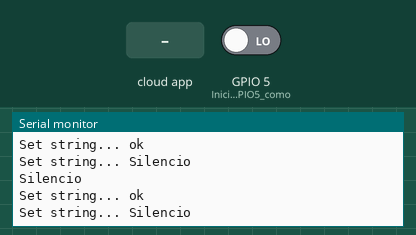
The sketch below on a simulated ESP8266 (NodeMCU). On the bench: the last lines printed to the serial monitor. The test bench sets the inputs (shaded band); at power-on: GPIO 5 (Inicializamos_GPIO5_como) LOW. WiFi joins after 1.5 s; servers stay silent unless stated; the Firebase database answers and starts empty.

Above: at 2.7 s.
2.8 s: GPIO 5 (Inicializamos_GPIO5_como) driven HIGH
At 3.8 s:
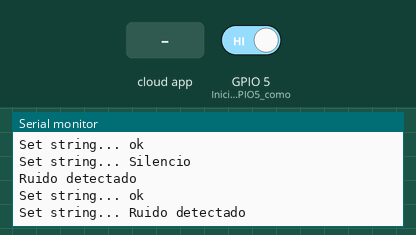
4.9 s: the phone or cloud app sets estado to 0
At 5.4 s:
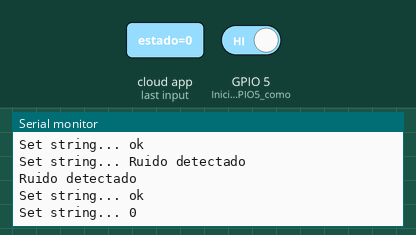
6.5 s: the phone or cloud app sets estado to 1
At 7.0 s:
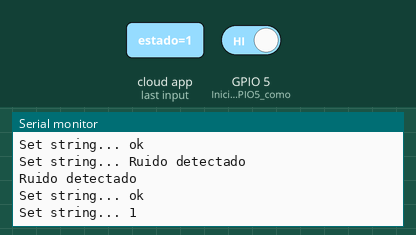

The sketch:

sonido.ino
```cpp
#include <ESP8266WiFi.h> // Conexion del NodeMCU a la red Wifi Local
#include <WiFiClient.h>   // Configurar NodeMCU cliente
#include <ESP8266HTTPClient.h> //Funciones enviar request POST o GET  Cliente
#if defined(ESP32)
#include <WiFi.h>
#elif defined(ESP8266)
#include <FirebaseESP8266.h>
#endif

#define FIREBASE_HOST "sensores-87115-default-rtdb.firebaseio.com"
#define FIREBASE_AUTH "cW5Hrzn6EzOnpGRr4wJpcIzwN61iaEGKz6VDliTv"

// Provide the token generation process info.
#include <addons/TokenHelper.h>

// Provide the RTDB payload printing info and other helper functions.
#include <addons/RTDBHelper.h>

/* 1. Define the WiFi credentials */
#define WIFI_SSID "IBERO"
#define WIFI_PASSWORD ""

// For the following credentials, see examples/Authentications/SignInAsUser/EmailPassword/EmailPassword.ino

/* 2. Define the API Key */
#define API_KEY "API HERE"

/* 3. Define the RTDB URL */
#define DATABASE_URL "sensores-87115-default-rtdb.firebaseio.com/" //<databaseName>.firebaseio.com or <databaseName>.<region>.firebasedatabase.app

/* 4. Define the user Email and password that alreadey registerd or added in your project */
#define USER_EMAIL "YOUR EMAIL"
#define USER_PASSWORD "YOUR PASSWORD"

// Define Firebase Data object
FirebaseData fbdo;

FirebaseAuth auth;
FirebaseConfig config;

//Sensor Analogo
int sensorValue2 = 0;
String estado = "desconocido";

void setup() {
  // put your setup code here, to run once:

  pinMode(5, INPUT);//Inicializamos GPIO5 como input

  Serial.begin(115200);

  WiFi.begin(WIFI_SSID, WIFI_PASSWORD);
  Serial.print("Connecting to Wi-Fi");
  while (WiFi.status() != WL_CONNECTED)
  {
    Serial.print(".");
    delay(300);
  }
  Serial.println();
  Serial.print("Connected with IP: ");
  Serial.println(WiFi.localIP());
  Serial.println();

  Serial.printf("Firebase Client v%s\n\n", FIREBASE_CLIENT_VERSION);

  /* Assign the api key (required) */
  config.api_key = API_KEY;

  /* Assign the user sign in credentials */
  auth.user.email = USER_EMAIL;
  auth.user.password = USER_PASSWORD;

  /* Assign the RTDB URL (required) */
  config.database_url = DATABASE_URL;

  /* Assign the callback function for the long running token generation task */
  config.token_status_callback = tokenStatusCallback; // see addons/TokenHelper.h

  Firebase.begin(&config, &auth);

  // Comment or pass false value when WiFi reconnection will control by your code or third party library
  Firebase.reconnectWiFi(true);
  Firebase.setDoubleDigits(5);
  Firebase.begin(FIREBASE_HOST, FIREBASE_AUTH);

}

void loop() {
  // put your main code here, to run repeatedly:

  sensorValue2 = digitalRead(5);

  if(sensorValue2==HIGH){
    Serial.println("Ruido detectado");
    estado = "Ruido detectado";
  }
  else{
    Serial.println("Silencio");
    estado = "Silencio";
  }

  Serial.printf("Set string... %s\n", Firebase.setString(fbdo, F("/sonido/estado"), estado)? "ok" : fbdo.errorReason().c_str());
  Serial.printf("Set string... %s\n", Firebase.getString(fbdo, F("/sonido/estado"))? fbdo.to<const char *>() : fbdo.errorReason().c_str());

  delay(500);
}
```

Measured:
- after the input at 2.8 s, the serial monitor: prints a new line after 0.30 s (image 1)
- after the input at 4.9 s, the serial monitor: prints a new line after 0.11 s (image 2)
- after the input at 6.5 s, the serial monitor: prints a new line after 0.11 s (image 3)
